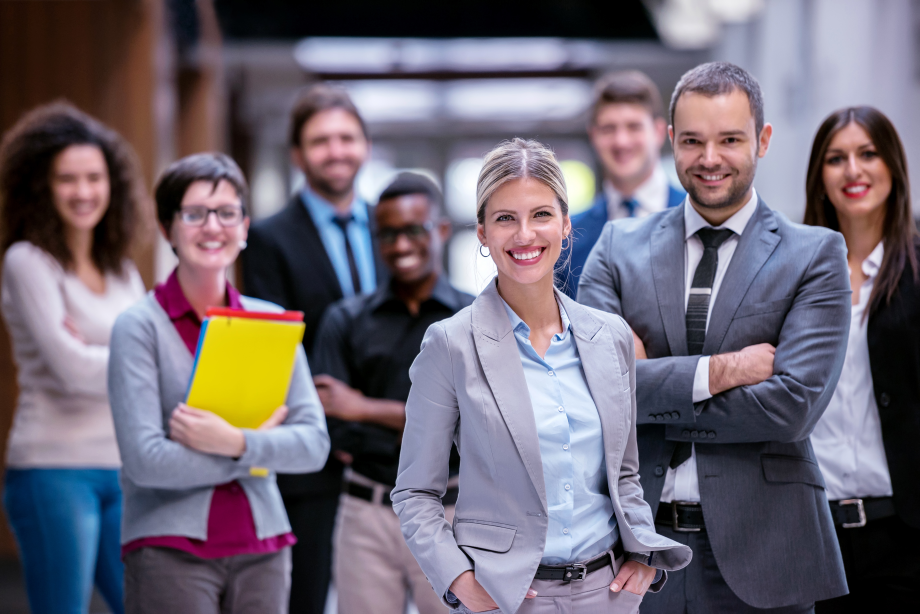
#> input picture Haarcascade Classifier/images/faces_001.jpg, 3680 x 2456 px (shown at 1/4 size)
$ jupyter execute Object-Detection-Cascade-Classifier.ipynb   (shell and % lines are left out)
#> lines starting #> are read from the running program, lines starting #| are printed output that depends on the picture; after the words box and inside, x2 and y2 are one past the last pixel; in counts of white or black regions, pixels touching at a corner belong together
[cell 1]
import cv2
import numpy as np
import matplotlib.pyplot as plt

[cell 2]
image = cv2.imread('images/faces_001.jpg')
#> image is the input picture: shape (2456, 3680, 3); mean B, G, R 114.9, 102.8, 110.5
image = cv2.cvtColor(image, cv2.COLOR_BGR2RGB)

[cell 3]
image.shape
#> Out = (2456, 3680, 3)

[cell 4]
plt.imshow(image)

[cell 5]
image = cv2.resize(image, (800,600))
#> image: shape (600, 800, 3)

[cell 6]
image.shape
#> Out = (600, 800, 3)

[cell 7]
plt.imshow(image)

[cell 8]
image_gray = cv2.cvtColor(image, cv2.COLOR_RGB2GRAY)

[cell 9]
image_gray.shape
#> Out = (600, 800)

[cell 10]
#cv2.imshow("Gray",image_gray)
#cv2.waitKey(0)
#cv2.destroyAllWindows()

[cell 11]
plt.imshow(image_gray)

## Detecting Faces

[cell 12]
face_detector = cv2.CascadeClassifier('haarcascade_frontalface_default.xml')

[cell 13]
detections = face_detector.detectMultiScale(image_gray)
#> detections = [[714, 370, 49, 49], [453, 339, 59, 59], [507, 99, 70, 70], [257, 111, 68, 68], [35, 148, 69, 69], [147, 180, 76, 76], [704, 125, 77, 77], [514, 151, 64, 64], [571, 99, 99, 99], [411, 177, 91, 91], [320, 184, 110, 110]]

[cell 14]
detections
#> Out has the same summary as detections

[cell 15]
len(detections) # faces detected
#> Out = 11

[cell 16]
for (x,y,w,h) in detections:
    #print(x,y,w,h)
    cv2.rectangle(image, (x,y), (x+w,y+h), (255,255,0), 2)
#> this loop made 11 passes
#> image: shape (600, 800, 3); mean R, G, B 112.9, 105.4, 112

plt.imshow(image)
#cv2.imshow('Detected',image)
#cv2.waitKey(0)
#cv2.destroyAllWindows()

## Improve False Postive bounding box with Haarcascade parameters

[cell 17]
image = cv2.imread('images/faces_001.jpg')
#image = cv2.cvtColor(image, cv2.COLOR_BGR2RGB)
image = cv2.resize(image, (800,600))
image_gray = cv2.cvtColor(image, cv2.COLOR_RGB2GRAY)
face_detector = cv2.CascadeClassifier('haarcascade_frontalface_default.xml')
detections = face_detector.detectMultiScale(image_gray, scaleFactor=1.45)  # parameter passed
#> detections = [[504, 97, 73, 73], [254, 109, 73, 73], [703, 127, 73, 73], [34, 146, 73, 73], [147, 181, 73, 73], [566, 97, 106, 106], [404, 172, 106, 106]]
for (x,y,w,h) in detections:
    cv2.rectangle(image, (x,y), (x+w, y+h), (0,255,0), 2)
#> this loop made 7 passes
#> image: shape (600, 800, 3); mean B, G, R 113, 104.7, 108.5
plt.imshow(image)

cv2.imshow('Detected',image)
cv2.waitKey(0)
cv2.destroyAllWindows()

[cell 18]
image = cv2.imread('images/faces_002.jpg')
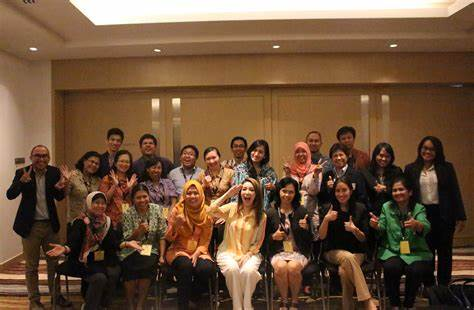
#> input picture Haarcascade Classifier/images/faces_002.jpg, 474 x 310 px
#> image is the input picture: shape (310, 474, 3); mean B, G, R 57.1, 80.7, 108.8
#image = cv2.cvtColor(image, cv2.COLOR_BGR2RGB)
image = cv2.resize(image, (800,600))
#> image: shape (600, 800, 3)
image_gray = cv2.cvtColor(image, cv2.COLOR_RGB2GRAY)
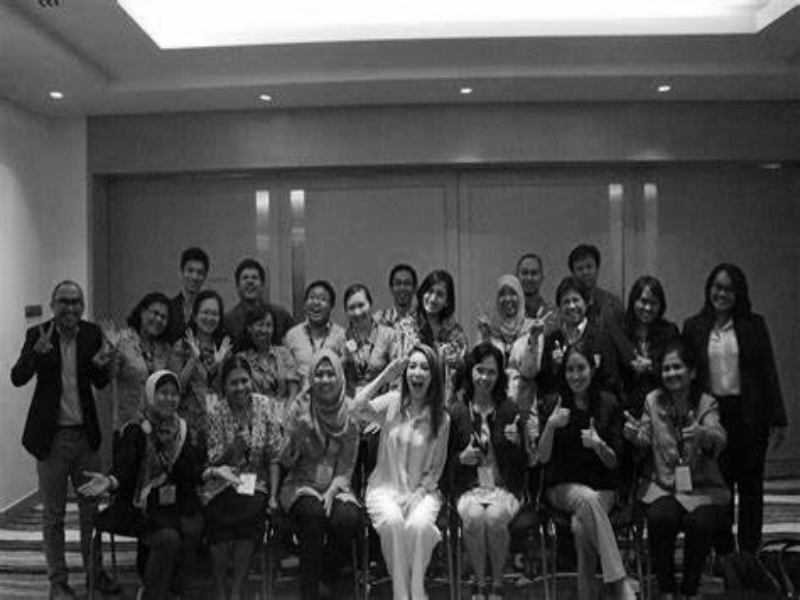
#> image_gray: shape (600, 800); min 0, max 255, mean 76.7
face_detector = cv2.CascadeClassifier('haarcascade_frontalface_default.xml')
#detections = face_detector.detectMultiScale(image_gray, scaleFactor=1.45, minNeighbors=6, minSize=(14,14), maxSize=(100,100)) # parameter passed
face_detections = face_detector.detectMultiScale(image_gray, scaleFactor=1.1) # parameter passed
#> face_detections = 20 rows, first 6: [570, 256, 32, 32], [178, 258, 34, 34], [515, 262, 30, 30], [235, 266, 30, 30], [388, 272, 29, 29], [556, 288, 32, 32]
for (x,y,w,h) in face_detections:
    #print(w,h)
    cv2.rectangle(image, (x,y), (x+w, y+h), (0,255,0), 2)
#> this loop made 20 passes
#> (x, y, w, h) on passes 1 to 12: (570, 256, 32, 32), (178, 258, 34, 34), (515, 262, 30, 30), (235, 266, 30, 30), (388, 272, 29, 29), (556, 288, 32, 32), (194, 301, 30, 30), (152, 381, 32, 32), (706, 276, 33, 33), (302, 286, 32, 32), (632, 290, 32, 32), (139, 302, 29, 29)
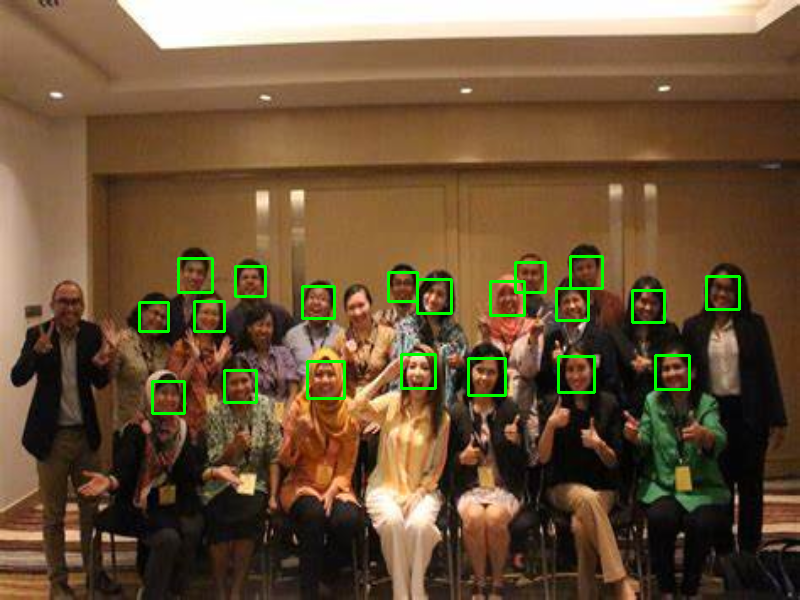
#> image: shape (600, 800, 3); mean B, G, R 56.3, 83.7, 107.3
plt.imshow(image)

cv2.imshow('Detected',image)
cv2.waitKey(0)
cv2.destroyAllWindows()

## Eye Detection

[cell 19]
image = cv2.imread('images/faces_001.jpg')
image = cv2.cvtColor(image, cv2.COLOR_BGR2RGB)
image = cv2.resize(image, (800,600))
image_gray = cv2.cvtColor(image, cv2.COLOR_RGB2GRAY)
face_detector = cv2.CascadeClassifier('haarcascade_frontalface_default.xml')
eye_detector = cv2.CascadeClassifier('haarcascade_eye.xml')
#detections = face_detector.detectMultiScale(image_gray, scaleFactor=1.45, minNeighbors=6, minSize=(14,14), maxSize=(100,100)) # parameter passed
face_detections = face_detector.detectMultiScale(image_gray, scaleFactor=1.2) # parameter passed
#> face_detections = [[507, 99, 71, 71], [257, 110, 69, 69], [36, 149, 69, 69], [705, 126, 75, 75], [146, 179, 77, 77], [570, 102, 95, 95], [410, 176, 92, 92]]
for (x,y,w,h) in face_detections:
    cv2.rectangle(image, (x,y), (x+w, y+h), (0,255,0), 2)
#> this loop made 7 passes
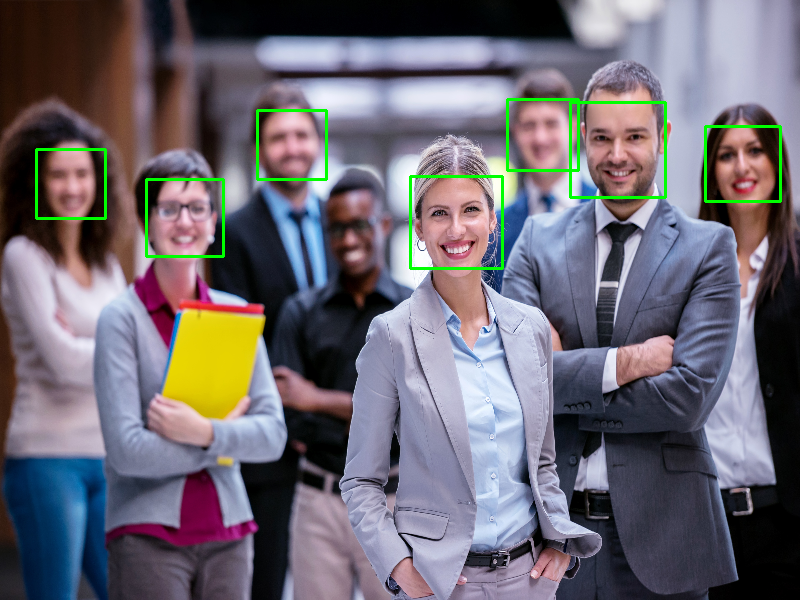
#> image: shape (600, 800, 3); mean R, G, B 108.7, 104.7, 113.2

eye_detections = eye_detector.detectMultiScale(image_gray, scaleFactor=1.12, maxSize=(35,35))
#> eye_detections = [[538, 111, 24, 24], [293, 125, 21, 21], [621, 126, 23, 23], [588, 126, 25, 25], [743, 140, 22, 22], [717, 144, 22, 22], [69, 162, 22, 22], [536, 194, 21, 21], [459, 199, 24, 24], [426, 201, 24, 24], [180, 167, 26, 26], [169, 223, 29, 29]]
for (x,y,w,h) in eye_detections:
    #print(w,h)
    cv2.rectangle(image, (x,y), (x+w, y+h), (0,0,255), 2)
#> this loop made 12 passes
#> image: shape (600, 800, 3); 0.7% of pixels changed, all inside (x1, y1, x2, y2) = (68, 110, 767, 254)

plt.imshow(image)

cv2.imshow('Detected',image)
cv2.waitKey(0)
cv2.destroyAllWindows()

## Full body Detections

[cell 20]
image = cv2.imread('images/full_body_001.jpg')
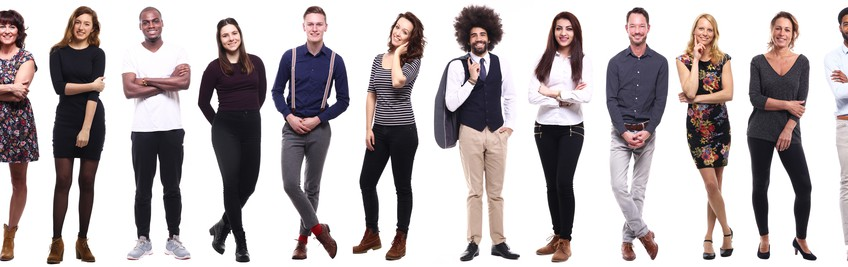
#> input picture Haarcascade Classifier/images/full_body_001.jpg, 848 x 267 px
#> image is the input picture: shape (267, 848, 3); mean B, G, R 177.5, 176.1, 183.8
image = cv2.cvtColor(image, cv2.COLOR_BGR2RGB)
image = cv2.resize(image, (800,600))
#> image: shape (600, 800, 3)
image_gray = cv2.cvtColor(image, cv2.COLOR_RGB2GRAY)
fullbody_detector = cv2.CascadeClassifier('haarcascade_fullbody.xml')
fullbody_detections = fullbody_detector.detectMultiScale(image_gray, scaleFactor=1.04, minNeighbors=5, minSize=(50,50)) # parameter passed
#> fullbody_detections = [[563, 260, 71, 141], [620, 221, 95, 190], [472, 210, 106, 212], [92, 242, 108, 217], [74, 154, 139, 278]]
for (x,y,w,h) in fullbody_detections:
    #print(w,h)
    cv2.rectangle(image, (x,y), (x+w, y+h), (0,255,0), 2)
#> this loop made 5 passes
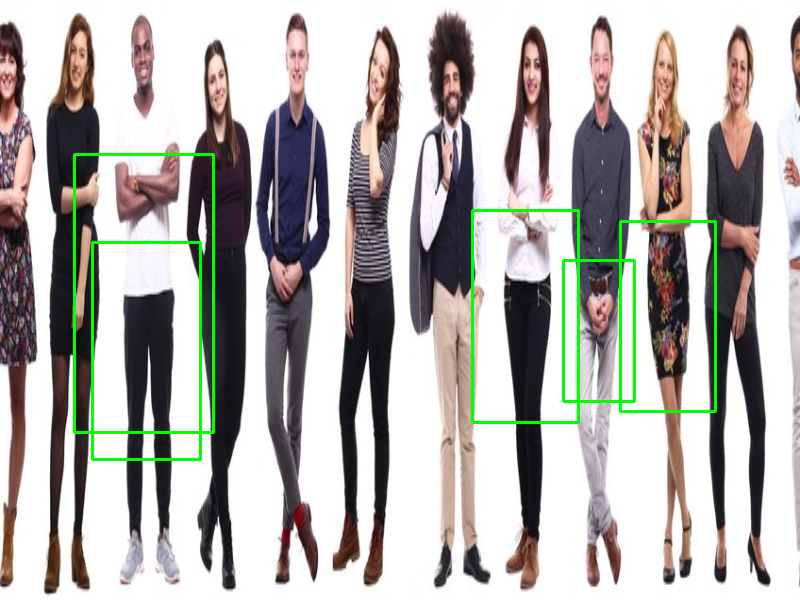
#> image: shape (600, 800, 3); mean R, G, B 180.7, 178, 174.4
plt.imshow(image)

cv2.imshow('Detected',image)
cv2.waitKey(0)
cv2.destroyAllWindows()

## Wallclock Detections

[cell 21]
image = cv2.imread('images/wallclock_001.jpg')
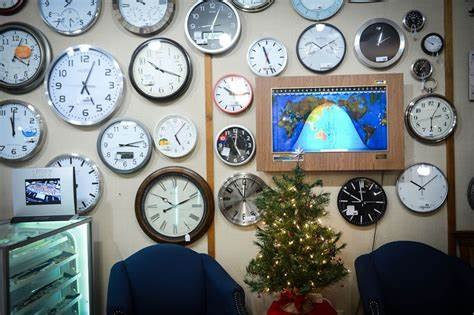
#> input picture Haarcascade Classifier/images/wallclock_001.jpg, 474 x 315 px
#> image is the input picture: shape (315, 474, 3); mean B, G, R 125, 125.6, 119.6
image = cv2.cvtColor(image, cv2.COLOR_BGR2RGB)
image = cv2.resize(image, (800,600))
#> image: shape (600, 800, 3)
image_gray = cv2.cvtColor(image, cv2.COLOR_RGB2GRAY)
clock_detector = cv2.CascadeClassifier('haarcascade_wallclock.xml')
clock_detections = clock_detector.detectMultiScale(image_gray, scaleFactor=1.09, minNeighbors=1) # parameter passed
#> clock_detections = [[712, 65, 36, 36], [350, 137, 79, 79], [397, 54, 101, 101], [209, 72, 118, 118], [682, 180, 90, 90], [254, 219, 85, 85], [229, 332, 123, 123], [491, 40, 98, 98], [164, 230, 94, 94], [660, 304, 102, 102], [499, 196, 107, 107], [75, 101, 133, 133]]
for (x,y,w,h) in clock_detections:
    #print(w,h)
    cv2.rectangle(image, (x,y), (x+w, y+h), (0,255,0), 2)
#> this loop made 12 passes
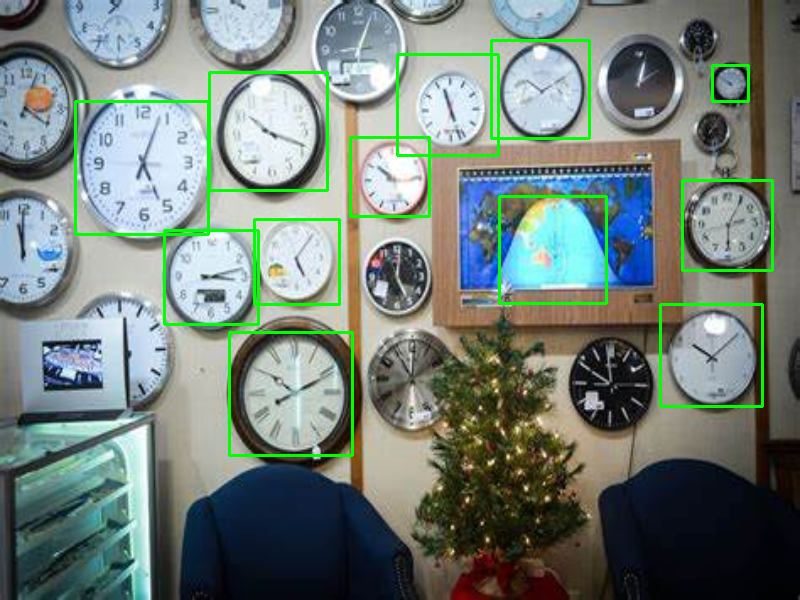
#> image: shape (600, 800, 3); mean R, G, B 115.3, 128.7, 120.9
plt.imshow(image)

cv2.imshow('Detected',image)
cv2.waitKey(0)
cv2.destroyAllWindows()

## Car Detection

[cell 22]
image = cv2.imread('images/cars_001.jpg')
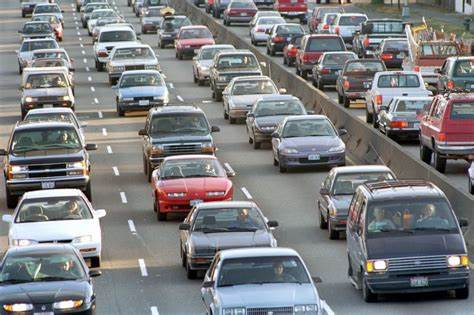
#> input picture Haarcascade Classifier/images/cars_001.jpg, 474 x 315 px
#> image is the input picture: shape (315, 474, 3); mean B, G, R 128.1, 126, 125
image = cv2.cvtColor(image, cv2.COLOR_BGR2RGB)
image = cv2.resize(image, (800,600))
#> image: shape (600, 800, 3)
image_gray = cv2.cvtColor(image, cv2.COLOR_RGB2GRAY)
car_detector = cv2.CascadeClassifier('haarcascade_car.xml')
car_detections = car_detector.detectMultiScale(image_gray, scaleFactor=1.06) # parameter passed
#> car_detections = 17 rows, first 6: [658, 56, 22, 22], [400, 26, 24, 24], [220, 205, 25, 25], [415, 434, 53, 53], [372, 197, 57, 57], [87, 432, 43, 43]
for (x,y,w,h) in car_detections:
    #print(w,h)
    cv2.rectangle(image, (x,y), (x+w, y+h), (0,255,0), 2)
#> this loop made 17 passes
#> (x, y, w, h) on passes 1 to 12: (658, 56, 22, 22), (400, 26, 24, 24), (220, 205, 25, 25), (415, 434, 53, 53), (372, 197, 57, 57), (87, 432, 43, 43), (302, 495, 53, 53), (207, 99, 48, 48), (130, 217, 50, 50), (624, 122, 47, 47), (661, 124, 60, 60), (280, 71, 62, 62)
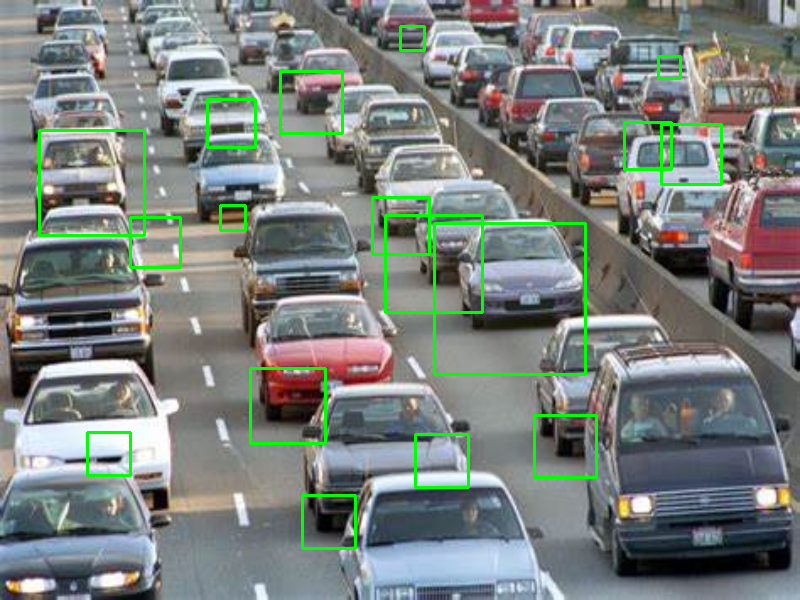
#> image: shape (600, 800, 3); mean R, G, B 121.2, 128.8, 124.3
plt.imshow(image)

cv2.imshow('Detected',image)
cv2.waitKey(0)
cv2.destroyAllWindows()
